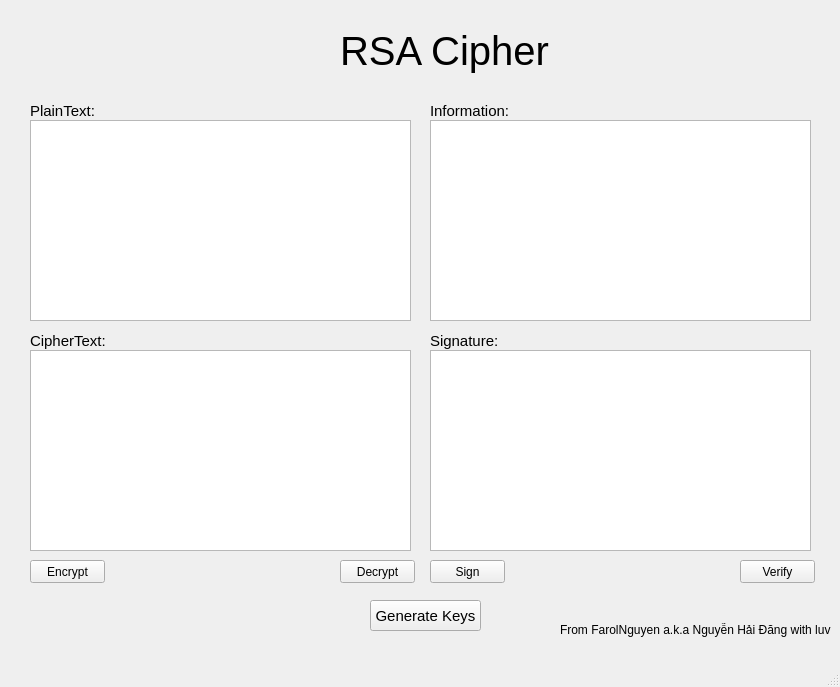
<?xml version="1.0" encoding="UTF-8"?>
<ui version="4.0">
 <class>MainWindow</class>
 <widget class="QMainWindow" name="MainWindow">
  <property name="geometry">
   <rect>
    <x>0</x>
    <y>0</y>
    <width>840</width>
    <height>687</height>
   </rect>
  </property>
  <property name="windowTitle">
   <string>MainWindow</string>
  </property>
  <widget class="QWidget" name="centralwidget">
   <widget class="QLabel" name="label">
    <property name="geometry">
     <rect>
      <x>340</x>
      <y>20</y>
      <width>211</width>
      <height>61</height>
     </rect>
    </property>
    <property name="font">
     <font>
      <pointsize>30</pointsize>
     </font>
    </property>
    <property name="text">
     <string>RSA Cipher</string>
    </property>
   </widget>
   <widget class="QLabel" name="label_2">
    <property name="geometry">
     <rect>
      <x>30</x>
      <y>100</y>
      <width>71</width>
      <height>21</height>
     </rect>
    </property>
    <property name="font">
     <font>
      <pointsize>11</pointsize>
     </font>
    </property>
    <property name="text">
     <string>PlainText:</string>
    </property>
   </widget>
   <widget class="QLabel" name="label_3">
    <property name="geometry">
     <rect>
      <x>30</x>
      <y>330</y>
      <width>81</width>
      <height>21</height>
     </rect>
    </property>
    <property name="font">
     <font>
      <pointsize>11</pointsize>
     </font>
    </property>
    <property name="text">
     <string>CipherText:</string>
    </property>
   </widget>
   <widget class="QLabel" name="label_4">
    <property name="geometry">
     <rect>
      <x>430</x>
      <y>330</y>
      <width>71</width>
      <height>21</height>
     </rect>
    </property>
    <property name="font">
     <font>
      <pointsize>11</pointsize>
     </font>
    </property>
    <property name="text">
     <string>Signature:</string>
    </property>
   </widget>
   <widget class="QLabel" name="label_5">
    <property name="geometry">
     <rect>
      <x>430</x>
      <y>100</y>
      <width>101</width>
      <height>21</height>
     </rect>
    </property>
    <property name="font">
     <font>
      <pointsize>11</pointsize>
     </font>
    </property>
    <property name="text">
     <string>Information:</string>
    </property>
   </widget>
   <widget class="QPushButton" name="btn_encrypt">
    <property name="geometry">
     <rect>
      <x>30</x>
      <y>560</y>
      <width>75</width>
      <height>23</height>
     </rect>
    </property>
    <property name="text">
     <string>Encrypt</string>
    </property>
   </widget>
   <widget class="QPushButton" name="btn_decrypt">
    <property name="geometry">
     <rect>
      <x>340</x>
      <y>560</y>
      <width>75</width>
      <height>23</height>
     </rect>
    </property>
    <property name="text">
     <string>Decrypt</string>
    </property>
   </widget>
   <widget class="QPushButton" name="btn_gen_keys">
    <property name="geometry">
     <rect>
      <x>370</x>
      <y>600</y>
      <width>111</width>
      <height>31</height>
     </rect>
    </property>
    <property name="font">
     <font>
      <pointsize>11</pointsize>
     </font>
    </property>
    <property name="text">
     <string>Generate Keys</string>
    </property>
   </widget>
   <widget class="QPushButton" name="btn_sign">
    <property name="geometry">
     <rect>
      <x>430</x>
      <y>560</y>
      <width>75</width>
      <height>23</height>
     </rect>
    </property>
    <property name="text">
     <string>Sign</string>
    </property>
   </widget>
   <widget class="QPushButton" name="btn_verify">
    <property name="geometry">
     <rect>
      <x>740</x>
      <y>560</y>
      <width>75</width>
      <height>23</height>
     </rect>
    </property>
    <property name="text">
     <string>Verify</string>
    </property>
   </widget>
   <widget class="QLabel" name="label_6">
    <property name="geometry">
     <rect>
      <x>560</x>
      <y>620</y>
      <width>271</width>
      <height>20</height>
     </rect>
    </property>
    <property name="text">
     <string>From FarolNguyen a.k.a Nguyễn Hải Đăng with luv &lt;3</string>
    </property>
   </widget>
   <widget class="QTextEdit" name="txt_plain_text">
    <property name="geometry">
     <rect>
      <x>30</x>
      <y>120</y>
      <width>381</width>
      <height>201</height>
     </rect>
    </property>
   </widget>
   <widget class="QTextEdit" name="txt_info">
    <property name="geometry">
     <rect>
      <x>430</x>
      <y>120</y>
      <width>381</width>
      <height>201</height>
     </rect>
    </property>
   </widget>
   <widget class="QTextEdit" name="txt_cipher_text">
    <property name="geometry">
     <rect>
      <x>30</x>
      <y>350</y>
      <width>381</width>
      <height>201</height>
     </rect>
    </property>
   </widget>
   <widget class="QTextEdit" name="txt_sign">
    <property name="geometry">
     <rect>
      <x>430</x>
      <y>350</y>
      <width>381</width>
      <height>201</height>
     </rect>
    </property>
   </widget>
  </widget>
  <widget class="QMenuBar" name="menubar">
   <property name="geometry">
    <rect>
     <x>0</x>
     <y>0</y>
     <width>840</width>
     <height>21</height>
    </rect>
   </property>
  </widget>
  <widget class="QStatusBar" name="statusbar"/>
 </widget>
 <resources/>
 <connections/>
</ui>
